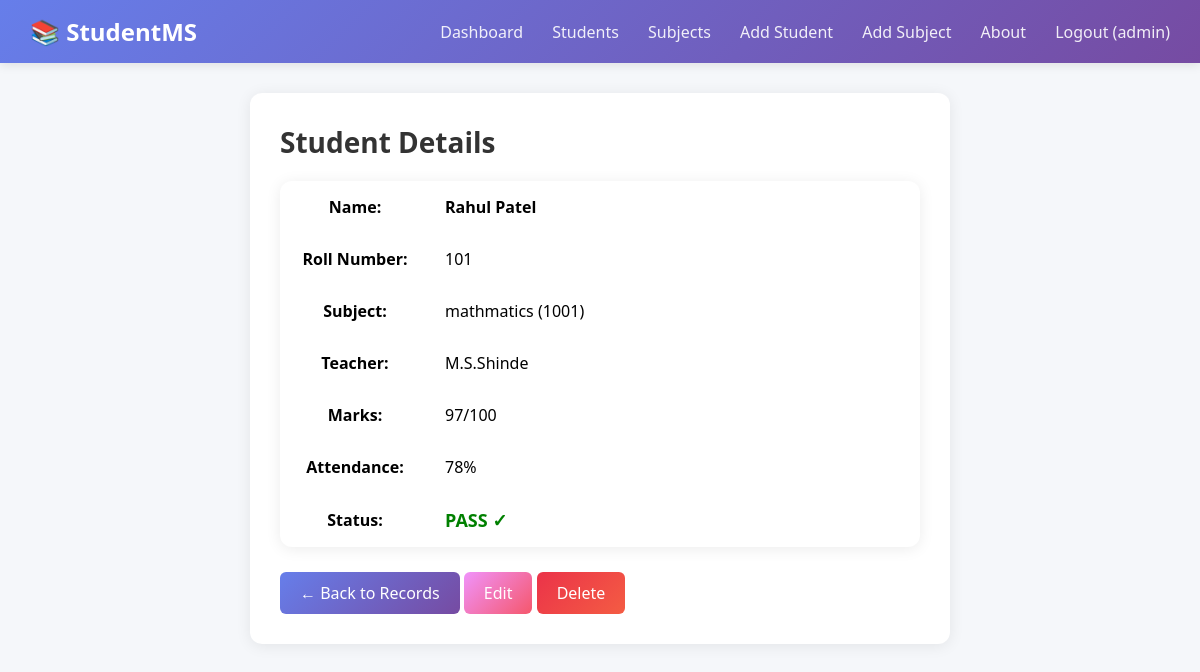
/view/1 (signed in), run on the app's committed database.
### tables this page shows
CREATE TABLE student
                    (id INTEGER PRIMARY KEY AUTOINCREMENT,
                     name TEXT,
                     roll_no TEXT UNIQUE,
                     subject_id INTEGER,
                     marks INTEGER,
                     attendance INTEGER,
                     created_by INTEGER,
                     FOREIGN KEY(subject_id) REFERENCES subjects(id),
                     FOREIGN KEY(created_by) REFERENCES users(id));

CREATE TABLE subjects 
                    (id INTEGER PRIMARY KEY AUTOINCREMENT, 
                     subject_name TEXT, 
                     subject_code TEXT UNIQUE, 
                     teacher_name TEXT);

### app.py (the view)
@app.route('/view/<int:id>')
@login_required
def view(id):
    conn = get_db()
    student = conn.execute("SELECT s.*, sub.subject_name, sub.subject_code, sub.teacher_name, u.username as created_by_name FROM student s JOIN subjects sub ON s.subject_id = sub.id LEFT JOIN users u ON s.created_by = u.id WHERE s.id=?", (id,)).fetchone()
    conn.close()
    return render_template('view.html', student=student)

### app.py (called while the page is built)
def get_db():
    os.makedirs(os.path.dirname(DB_PATH), exist_ok=True)
    conn = sqlite3.connect(DB_PATH)
    conn.row_factory = sqlite3.Row
    return conn

def login_required(f):
    @wraps(f)
    def decorated(*args, **kwargs):
        if 'user_id' not in session:
            flash('Please login first!', 'danger')
            return redirect(url_for('login'))
        return f(*args, **kwargs)
    return decorated

### templates/view.html
{% extends "base.html" %}
{% block content %}
<div class="card" style="max-width: 700px; margin: 0 auto;">
    <h2>Student Details</h2>
    <table style="margin-top: 20px;">
        <tr>
            <th style="width: 150px;">Name:</th>
            <td><strong>{{ student.name }}</strong></td>
        </tr>
        <tr>
            <th>Roll Number:</th>
            <td>{{ student.roll_no }}</td>
        </tr>
        <tr>
            <th>Subject:</th>
            <td>{{ student.subject_name }} ({{ student.subject_code }})</td>
        </tr>
        <tr>
            <th>Teacher:</th>
            <td>{{ student.teacher_name or 'N/A' }}</td>
        </tr>
        <tr>
            <th>Marks:</th>
            <td>{{ student.marks }}/100</td>
        </tr>
        <tr>
            <th>Attendance:</th>
            <td>{{ student.attendance }}%</td>
        </tr>
        <tr>
            <th>Status:</th>
            <td>
                {% if student.marks >= 40 %}
                    <span style="color: green; font-weight: bold; font-size: 18px;">PASS ✓</span>
                {% else %}
                    <span style="color: red; font-weight: bold; font-size: 18px;">FAIL ✗</span>
                {% endif %}
            </td>
        </tr>
    </table>
    <div style="margin-top: 25px;">
        <a href="/records" class="btn btn-primary">← Back to Records</a>
        {% if session.role == 'admin' %}
            <a href="/edit/{{ student.id }}" class="btn btn-warning">Edit</a>
            <a href="/delete/{{ student.id }}" class="btn btn-danger" onclick="return confirm('Delete this student?')">Delete</a>
        {% endif %}
    </div>
</div>
{% endblock %}

### templates/base.html (style rules this page uses)
* { margin: 0; padding: 0; box-sizing: border-box; }
body { font-family: 'Segoe UI', Tahoma, Geneva, Verdana, sans-serif; background: #f5f7fa; min-height: 100vh; }
.card { background: white; padding: 30px; border-radius: 12px; box-shadow: 0 2px 15px rgba(0,0,0,0.08); margin-bottom: 25px; }
.btn { padding: 10px 20px; border: none; border-radius: 6px; cursor: pointer; text-decoration: none; display: inline-block; font-weight: 500; transition: all 0.3s; }
.btn-primary { background: linear-gradient(135deg, #667eea 0%, #764ba2 100%); color: white; }
.btn-danger { background: linear-gradient(135deg, #eb3349 0%, #f45c43 100%); color: white; }
.btn-warning { background: linear-gradient(135deg, #f093fb 0%, #f5576c 100%); color: white; }
table { width: 100%; border-collapse: separate; border-spacing: 0; background: white; border-radius: 12px; overflow: hidden; box-shadow: 0 2px 15px rgba(0,0,0,0.08); }
table tbody tr { border-bottom: 1px solid #f0f0f0; transition: all 0.2s; }
table td { padding: 15px; }
h2 { color: #333; margin-bottom: 20px; font-size: 28px; }

### data on the page
student: name "Rahul Patel", roll_no "101", marks "97", attendance "78"
subjects: subject_name "mathmatics", subject_code "1001", teacher_name "M.S.Shinde"

### other printed values
{{ session['username'] }} "admin"
